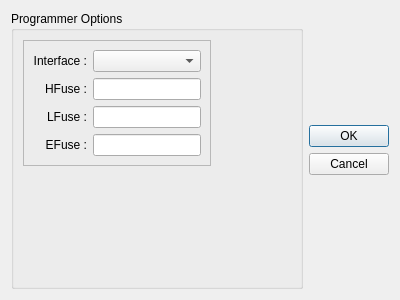
<?xml version="1.0" encoding="UTF-8"?>
<ui version="4.0">
 <class>optionDialog</class>
 <widget class="QDialog" name="optionDialog">
  <property name="geometry">
   <rect>
    <x>0</x>
    <y>0</y>
    <width>400</width>
    <height>300</height>
   </rect>
  </property>
  <property name="windowTitle">
   <string>Option Dialog</string>
  </property>
  <layout class="QGridLayout" name="gridLayout_2">
   <item row="0" column="1">
    <widget class="QDialogButtonBox" name="buttonBox">
     <property name="orientation">
      <enum>Qt::Vertical</enum>
     </property>
     <property name="standardButtons">
      <set>QDialogButtonBox::Cancel|QDialogButtonBox::Ok</set>
     </property>
     <property name="centerButtons">
      <bool>true</bool>
     </property>
    </widget>
   </item>
   <item row="0" column="0">
    <widget class="QGroupBox" name="groupBox">
     <property name="title">
      <string>Programmer Options</string>
     </property>
     <layout class="QFormLayout" name="formLayout_2">
      <item row="0" column="0">
       <widget class="QFrame" name="frame">
        <property name="frameShape">
         <enum>QFrame::StyledPanel</enum>
        </property>
        <property name="frameShadow">
         <enum>QFrame::Raised</enum>
        </property>
        <layout class="QGridLayout" name="gridLayout">
         <item row="2" column="1">
          <widget class="QLineEdit" name="lfuse"/>
         </item>
         <item row="1" column="1">
          <widget class="QLineEdit" name="hfuse"/>
         </item>
         <item row="0" column="1">
          <widget class="QComboBox" name="ifCombo">
           <property name="frame">
            <bool>true</bool>
           </property>
          </widget>
         </item>
         <item row="3" column="1">
          <widget class="QLineEdit" name="efuse"/>
         </item>
         <item row="2" column="0">
          <widget class="QLabel" name="label_3">
           <property name="layoutDirection">
            <enum>Qt::LeftToRight</enum>
           </property>
           <property name="text">
            <string>LFuse :</string>
           </property>
           <property name="alignment">
            <set>Qt::AlignRight|Qt::AlignTrailing|Qt::AlignVCenter</set>
           </property>
          </widget>
         </item>
         <item row="0" column="0">
          <widget class="QLabel" name="label">
           <property name="layoutDirection">
            <enum>Qt::LeftToRight</enum>
           </property>
           <property name="text">
            <string>Interface :</string>
           </property>
           <property name="alignment">
            <set>Qt::AlignRight|Qt::AlignTrailing|Qt::AlignVCenter</set>
           </property>
          </widget>
         </item>
         <item row="1" column="0">
          <widget class="QLabel" name="label_2">
           <property name="layoutDirection">
            <enum>Qt::LeftToRight</enum>
           </property>
           <property name="text">
            <string>HFuse :</string>
           </property>
           <property name="alignment">
            <set>Qt::AlignRight|Qt::AlignTrailing|Qt::AlignVCenter</set>
           </property>
          </widget>
         </item>
         <item row="3" column="0">
          <widget class="QLabel" name="label_4">
           <property name="layoutDirection">
            <enum>Qt::LeftToRight</enum>
           </property>
           <property name="text">
            <string>EFuse :</string>
           </property>
           <property name="alignment">
            <set>Qt::AlignRight|Qt::AlignTrailing|Qt::AlignVCenter</set>
           </property>
          </widget>
         </item>
        </layout>
       </widget>
      </item>
     </layout>
    </widget>
   </item>
  </layout>
 </widget>
 <resources/>
 <connections>
  <connection>
   <sender>buttonBox</sender>
   <signal>accepted()</signal>
   <receiver>optionDialog</receiver>
   <slot>accept()</slot>
   <hints>
    <hint type="sourcelabel">
     <x>248</x>
     <y>254</y>
    </hint>
    <hint type="destinationlabel">
     <x>157</x>
     <y>274</y>
    </hint>
   </hints>
  </connection>
  <connection>
   <sender>buttonBox</sender>
   <signal>rejected()</signal>
   <receiver>optionDialog</receiver>
   <slot>reject()</slot>
   <hints>
    <hint type="sourcelabel">
     <x>316</x>
     <y>260</y>
    </hint>
    <hint type="destinationlabel">
     <x>286</x>
     <y>274</y>
    </hint>
   </hints>
  </connection>
 </connections>
</ui>
